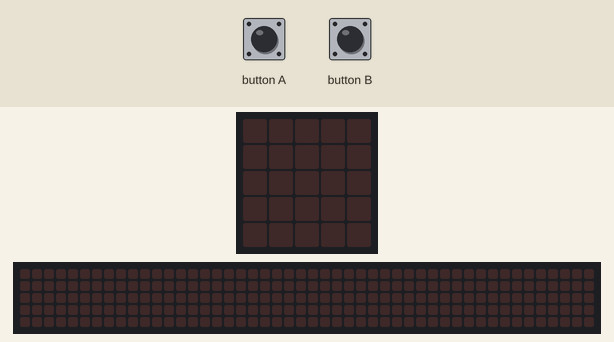
Recording of a program running on a simulated BBC micro:bit (MakeCode). Parts: the board's 5×5 LED display, a strip that is not on the board, showing the scrolling text unrolled. The inputs (shaded band) are chosen by the test bench. Random numbers come from a fixed seed; the 48×5 strip is a reading aid, not a part: it shows the text the display is scrolling, unrolled, one strip-width of it at a time.

Above: at 1.2 s.
1.3 s: button A pressed for 0.15 s
At 4.0 s:
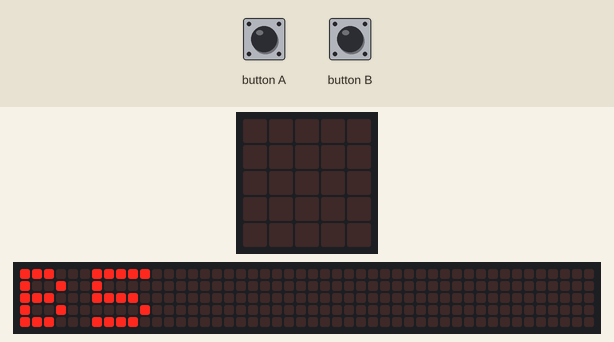
4.3 s: button A pressed for 0.15 s
At 4.52 s:
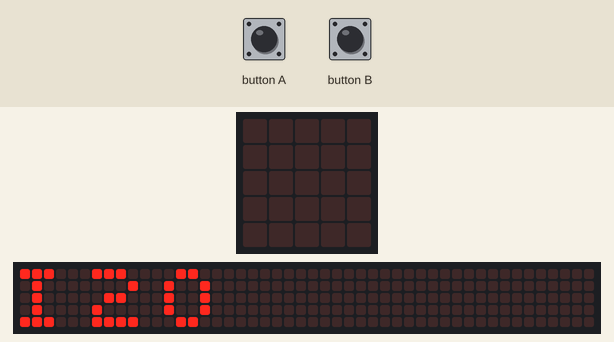
7.3 s: button A pressed for 0.15 s
At 8.12 s:
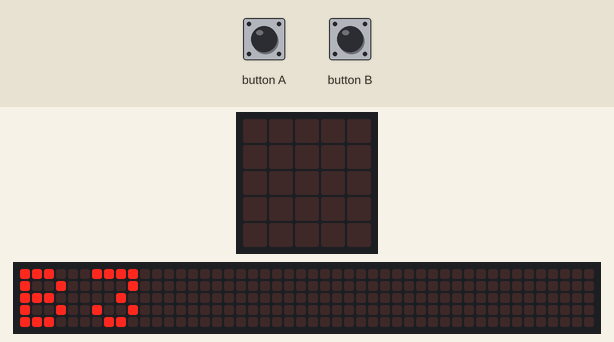
10.3 s: button B pressed for 0.15 s
At 10.97 s:
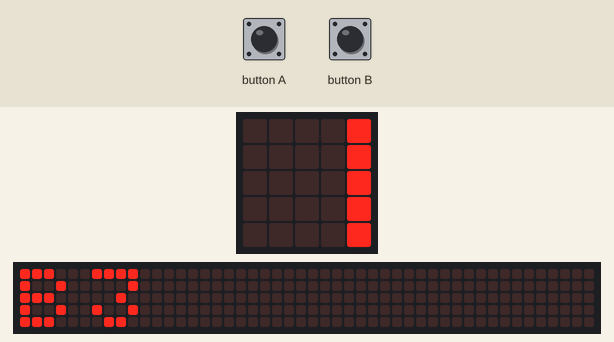

Measured:
- after the input at 1.3 s, the display: changes after 0.15 s (image 1)
- after the input at 4.3 s, the display: changes after 0.15 s (image 2)

The program:

main.ts
```typescript
input.onButtonPressed(Button.A, function () {
    Valeur = Numéros.removeAt(randint(0, Numéros.length))
    basic.showString("" + (Valeur))
})
input.onButtonPressed(Button.B, function () {
    basic.showString("" + (Valeur))
})
let Valeur = ""
let Numéros: string[] = []
Numéros = [
"B1",
"B2",
"B3",
"B4",
"B5",
"B6",
"B7",
"B8",
"B9",
"B10",
"B11",
"B12",
"B13",
"B14",
"B15",
"I16",
"I17",
"I18",
"I19",
"I20",
"I21"
]
```

test.ts
```typescript
// les tests vont ici ; cela ne sera pas compilé si ce paquet est utilisé en tant qu'extension.
```
